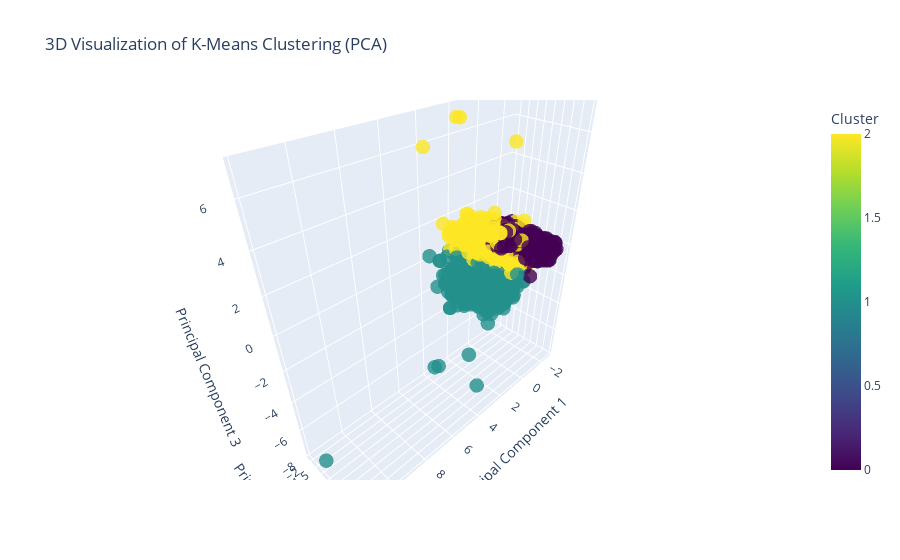

Here is the notebook cell this chart was saved with:
### Markdown cell above
## K-means++ - PCA en 3D

### Code cell
import pandas as pd
import numpy as np
from sklearn.cluster import KMeans
from sklearn.preprocessing import StandardScaler
from sklearn.decomposition import PCA
import plotly.express as px

# Select relevant features for segmentation
features = ['Income', 'MntWines', 'MntMeatProducts', 'NumWebPurchases', 'Recency']
X = final_df[features].dropna()  # Drop rows with missing values

# Scale the features
scaler = StandardScaler()
X_scaled = scaler.fit_transform(X)

# Perform K-Means Clustering
kmeans = KMeans(n_clusters=3, random_state=42)
X['Cluster'] = kmeans.fit_predict(X_scaled)  # Add clusters to the feature data only

# Perform PCA with 3 components
pca = PCA(n_components=3)
X_pca = pca.fit_transform(X_scaled)

# Create a DataFrame for PCA results
X_pca_df = pd.DataFrame(X_pca, columns=['PC1', 'PC2', 'PC3'])
X_pca_df['Cluster'] = X['Cluster']

# Plotly 3D Scatter Plot
fig = px.scatter_3d(
    X_pca_df,
    x='PC1',
    y='PC2',
    z='PC3',
    color='Cluster',
    title='3D Visualization of K-Means Clustering (PCA)',
    labels={'PC1': 'Principal Component 1', 'PC2': 'Principal Component 2', 'PC3': 'Principal Component 3'},
    color_continuous_scale='Viridis'
)

fig.update_traces(marker=dict(size=5, opacity=0.8))
fig.update_layout(scene=dict(
    xaxis_title='Principal Component 1',
    yaxis_title='Principal Component 2',
    zaxis_title='Principal Component 3'
))

# Show the interactive plot
fig.show()

### Figure 1 — Plotly figure (JSON) as saved in the notebook; plotly's stock layout.template omitted (floating-point values rounded to 4 significant figures; data arrays with more than 128 entries replaced by an {"elided": "..."} marker saying what was removed)
{"data": [{"hovertemplate": "Principal Component 1=%{x}<br>Principal Component 2=%{y}<br>Principal Component 3=%{z}<br>Cluster=%{marker.color}<extra></extra>", "legendgroup": "", "marker": {"color": {"elided": "2240 int values"}, "coloraxis": "coloraxis", "opacity": 0.8, "size": 5, "symbol": "circle"}, "mode": "markers", "name": "", "scene": "scene", "showlegend": false, "type": "scatter3d", "x": {"elided": "2240 float values"}, "y": {"elided": "2240 float values"}, "z": {"elided": "2240 float values"}}], "layout": {"coloraxis": {"colorbar": {"title": {"text": "Cluster"}}, "colorscale": [[0, "#440154"], [0.1111, "#482878"], [0.2222, "#3e4989"], [0.3333, "#31688e"], [0.4444, "#26828e"], [0.5556, "#1f9e89"], [0.6667, "#35b779"], [0.7778, "#6ece58"], [0.8889, "#b5de2b"], [1, "#fde725"]]}, "legend": {"tracegroupgap": 0}, "scene": {"domain": {"x": [0, 1], "y": [0, 1]}, "xaxis": {"title": {"text": "Principal Component 1"}}, "yaxis": {"title": {"text": "Principal Component 2"}}, "zaxis": {"title": {"text": "Principal Component 3"}}}, "title": {"text": "3D Visualization of K-Means Clustering (PCA)"}}}
